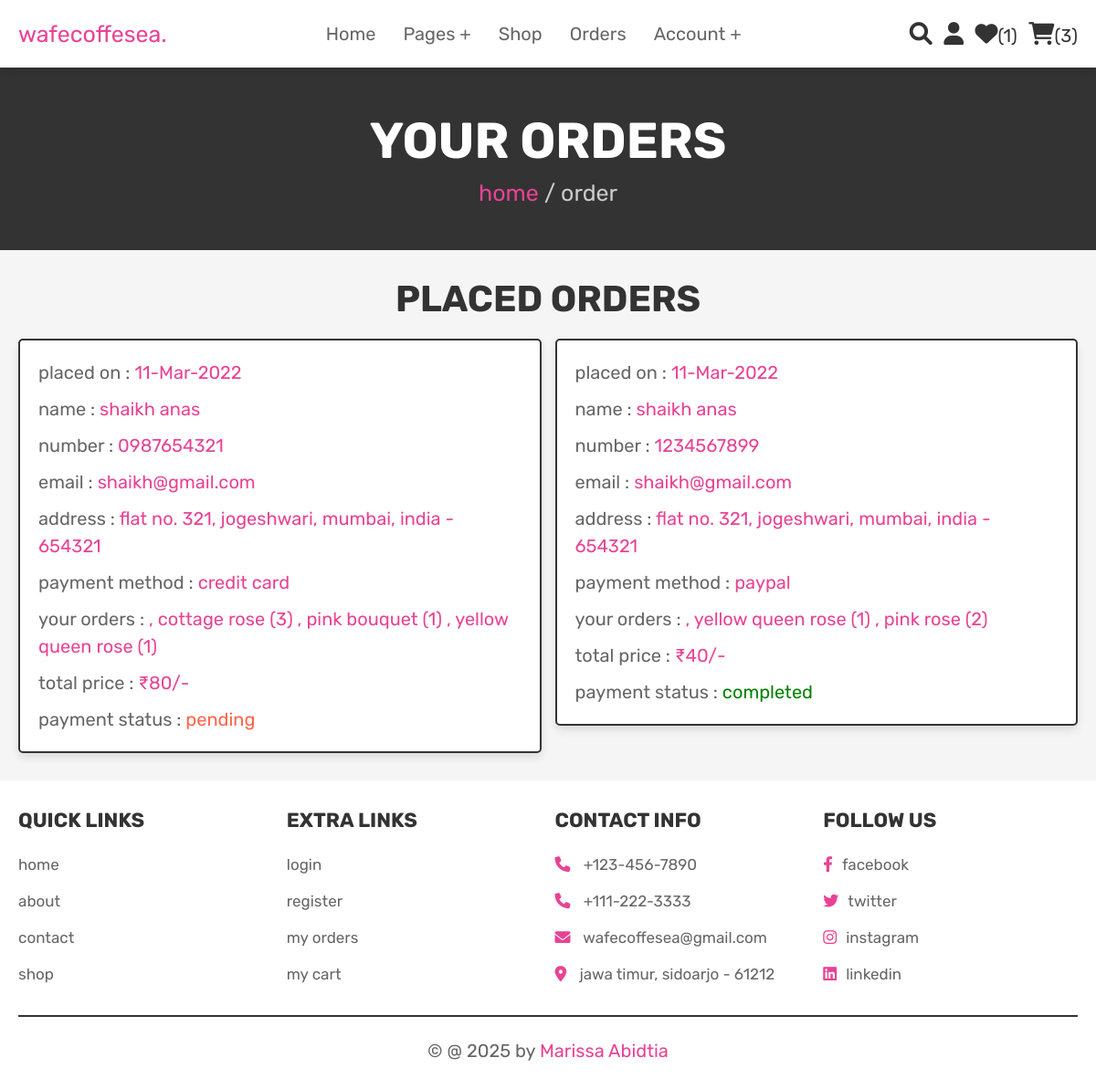
Screenshot of /orders.php (signed in) with the database file from the repository.
### tables this page shows
CREATE TABLE `orders` (
  `id` int(100) NOT NULL,
  `user_id` int(100) NOT NULL,
  `name` varchar(100) NOT NULL,
  `number` varchar(12) NOT NULL,
  `email` varchar(100) NOT NULL,
  `method` varchar(50) NOT NULL,
  `address` varchar(500) NOT NULL,
  `total_products` varchar(1000) NOT NULL,
  `total_price` int(100) NOT NULL,
  `placed_on` varchar(50) NOT NULL,
  `payment_status` varchar(20) NOT NULL DEFAULT 'pending'
);

### orders.php (the view, shortened to what this page needs)
<!DOCTYPE html>
<html lang="en">
<head>
   <link rel="stylesheet" href="https://cdnjs.cloudflare.com/ajax/libs/font-awesome/6.0.0/css/all.min.css">
   <link rel="stylesheet" href="css/style.css">
</head>
<body>
<?php @include 'header.php'; ?>
<section class="heading">
    <h3>your orders</h3>
    <p> <a href="home.php">home</a> / order </p>
</section>
<section class="placed-orders">
    <h1 class="title">placed orders</h1>
    <div class="box-container">
    <?php
        $select_orders = mysqli_query($conn, "SELECT * FROM `orders` WHERE user_id = '$user_id'") or die('query failed');
        if(mysqli_num_rows($select_orders) > 0){
            while($fetch_orders = mysqli_fetch_assoc($select_orders)){
    ?>
    <div class="box">
        <p> placed on : <span><?php echo $fetch_orders['placed_on']; ?></span> </p>
        <p> name : <span><?php echo $fetch_orders['name']; ?></span> </p>
        <p> number : <span><?php echo $fetch_orders['number']; ?></span> </p>
        <p> email : <span><?php echo $fetch_orders['email']; ?></span> </p>
        <p> address : <span><?php echo $fetch_orders['address']; ?></span> </p>
        <p> payment method : <span><?php echo $fetch_orders['method']; ?></span> </p>
        <p> your orders : <span><?php echo $fetch_orders['total_products']; ?></span> </p>
        <p> total price : <span>₹<?php echo $fetch_orders['total_price']; ?>/-</span> </p>
        <p> payment status : <span style="color:<?php if($fetch_orders['payment_status'] == 'pending'){echo 'tomato'; }else{echo 'green';} ?>"><?php echo $fetch_orders['payment_status']; ?></span> </p>
    </div>
    <?php
        }
    }else{
        echo '<p class="empty">no orders placed yet!</p>';
    }
    ?>
    </div>
</section>
<?php @include 'footer.php'; ?>
</body>
</html>

### css/style.css (style rules this page uses)
:root { --pink:#e84393; --red:#c0392b; --orange:#f39c12; --black:#333; --white:#fff; --light-color:#666; --light-white:#ccc; --light-bg:#f5f5f5; --border:.2rem solid var(--black); --box-shadow:0 .5rem 1rem rgba(0,0,0,.1); }
* { font-family: 'Rubik', sans-serif; margin:0; padding:0; box-sizing: border-box; outline: none; border:none; text-decoration: none; transition:all .2s linear; }
html { font-size: 62.5%; overflow-x: hidden; scroll-behavior: smooth; scroll-padding-top: 6.5rem; }
body { background: var(--light-bg); }
section { padding:3rem 2rem; }
.heading { display: flex; flex-flow: column; align-items: center; justify-content: center; gap:1rem; background-color: var(--black); text-align: center; min-height: 25vh; }
.heading h3 { font-size: 5.5rem; color:var(--white); text-transform: uppercase; }
.heading p { font-size: 2.5rem; color:var(--light-white); }
.heading p a { color:var(--pink); }
.title { text-align: center; margin-bottom: 2rem; color:var(--black); text-transform: uppercase; font-size: 4rem; }
.placed-orders .box-container { max-width: 1200px; margin:0 auto; display: flex; flex-wrap: wrap; gap:1.5rem; align-items: flex-start; }
.placed-orders .box-container .box { background-color: var(--white); padding:1rem 2rem; border:var(--border); box-shadow: var(--box-shadow); flex:1 1 40rem; border-radius: .5rem; }
.placed-orders .box-container .box p { margin: 1rem 0; font-size: 2rem; line-height: 1.5; color:var(--light-color); }
.placed-orders .box-container .box p span { color:var(--pink); }

### rows the page displays
orders: placed_on "11-Mar-2022", name "shaikh anas", number "0987654321", email "shaikh@gmail.com", address "flat no. 321, jogeshwari, mumbai, india - 654321", method "credit card", total_products ", cottage rose (3) , pink bouquet (1) , yellow queen rose (1)", total_price "80", payment_status "pending"
orders: placed_on "11-Mar-2022", name "shaikh anas", number "1234567899", email "shaikh@gmail.com", address "flat no. 321, jogeshwari, mumbai, india - 654321", method "paypal", total_products ", yellow queen rose (1) , pink rose (2)", total_price "40", payment_status "completed"

### other values shown
$wishlist_num_rows "1"
$cart_num_rows "3"
